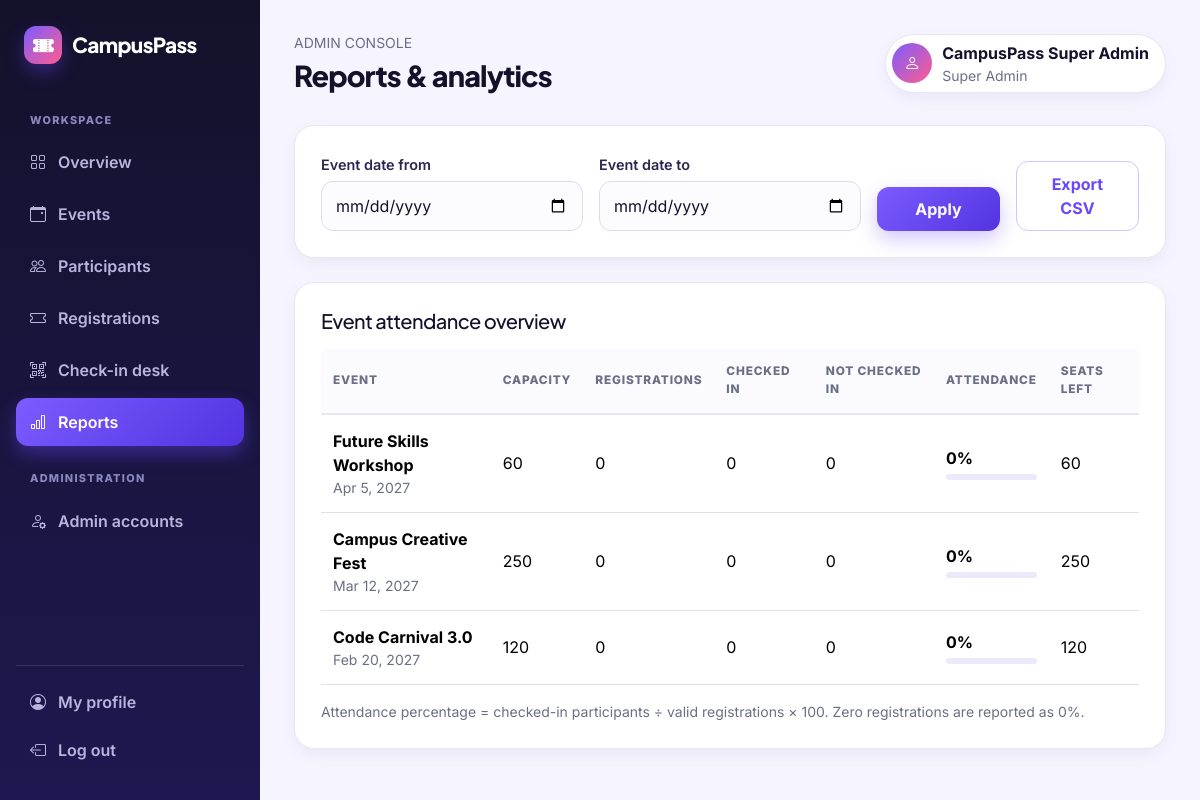
The page /admin/reports.php (signed in) on the database its author committed.
### tables this page shows
CREATE TABLE events (id BIGINT UNSIGNED AUTO_INCREMENT PRIMARY KEY,title VARCHAR(200) NOT NULL,category VARCHAR(80) NOT NULL DEFAULT 'Other',description TEXT NOT NULL,venue VARCHAR(200) NOT NULL,event_date DATE NOT NULL,start_time TIME NOT NULL,end_time TIME NULL,capacity INT UNSIGNED NOT NULL,organiser VARCHAR(160) NULL,rules TEXT NULL,image_url VARCHAR(1000) NULL,status ENUM('draft','published','closed','cancelled') NOT NULL DEFAULT 'draft',registration_start DATETIME NULL,registration_end DATETIME NULL,created_by BIGINT UNSIGNED NULL,created_at TIMESTAMP NOT NULL DEFAULT CURRENT_TIMESTAMP,updated_at TIMESTAMP NULL DEFAULT NULL ON UPDATE CURRENT_TIMESTAMP,INDEX idx_events_date_status(event_date,status),INDEX idx_events_category(category),CONSTRAINT fk_events_admin FOREIGN KEY(created_by) REFERENCES admin_users(id) ON DELETE SET NULL);

### includes/functions.php (called while the page is built, shortened)
<?php
function e($v): string { return htmlspecialchars((string)$v, ENT_QUOTES | ENT_SUBSTITUTE, 'UTF-8'); }

### admin/reports.php (the view)
<?php require_once __DIR__.'/../includes/admin-auth.php';$pageTitle='Reports & analytics';$from=$_GET['from']??'';$to=$_GET['to']??'';if($from!==''&&!v_date($from))$from='';if($to!==''&&!v_date($to))$to='';if($from!==''&&$to!==''&&$from>$to){$t=$from;$from=$to;$to=$t;}$sql="SELECT e.id,e.title,e.event_date,e.capacity,COUNT(DISTINCT CASE WHEN r.status='valid' THEN r.id END) valid_regs,COUNT(DISTINCT c.id) checked FROM events e LEFT JOIN registrations r ON r.event_id=e.id LEFT JOIN checkins c ON c.registration_id=r.id WHERE 1=1";$params=[];if($from){$sql.=' AND e.event_date>=?';$params[]=$from;}if($to){$sql.=' AND e.event_date<=?';$params[]=$to;}$sql.=' GROUP BY e.id ORDER BY e.event_date DESC';$s=$pdo->prepare($sql);$s->execute($params);$rows=$s->fetchAll();if(($_GET['export']??'')==='csv'){header('Content-Type: text/csv; charset=utf-8');header('Content-Disposition: attachment; filename="campuspass-report.csv"');$o=fopen('php://output','w');fputcsv($o,['Event','Date','Capacity','Valid registrations','Checked in','Not checked in','Attendance %','Remaining seats']);foreach($rows as $r){$n=max(0,$r['valid_regs']-$r['checked']);fputcsv($o,[$r['title'],$r['event_date'],$r['capacity'],$r['valid_regs'],$r['checked'],$n,$r['valid_regs']?round($r['checked']/$r['valid_regs']*100,2):0,max(0,$r['capacity']-$r['valid_regs'])]);}fclose($o);exit;} $pageTitle='Reports & analytics';require __DIR__.'/../includes/admin-layout.php'; ?><div class="panel mb-4"><form class="row g-3 align-items-end" data-validate novalidate data-no-lock><div class="col-md-4"><label class="form-label">Event date from</label><input class="form-control" id="from" type="date" name="from" value="<?=e($from)?>"></div><div class="col-md-4"><label class="form-label">Event date to</label><input class="form-control" id="to" type="date" name="to" data-after-or-equal="#from" data-msg-after="End date must be on or after the start date." value="<?=e($to)?>"></div><div class="col-md-2 d-grid"><button class="btn btn-primary">Apply</button></div><div class="col-md-2 d-grid"><a class="btn btn-outline-primary" href="?<?=http_build_query(['from'=>$from,'to'=>$to,'export'=>'csv'])?>">Export CSV</a></div></form></div><div class="panel"><h2 class="h5 mb-3">Event attendance overview</h2><div class="table-responsive"><table class="table"><thead><tr><th>Event</th><th>Capacity</th><th>Registrations</th><th>Checked in</th><th>Not checked in</th><th>Attendance</th><th>Seats left</th></tr></thead><tbody><?php foreach($rows as $r):$pct=$r['valid_regs']?round($r['checked']/$r['valid_regs']*100,1):0; ?><tr><td><strong><?=e($r['title'])?></strong><div class="small muted"><?=e(date('M j, Y',strtotime($r['event_date'])))?></div></td><td><?=number_format($r['capacity'])?></td><td><?=number_format($r['valid_regs'])?></td><td><?=number_format($r['checked'])?></td><td><?=number_format(max(0,$r['valid_regs']-$r['checked']))?></td><td><strong><?=$pct?>%</strong><div class="progress mt-1" style="height:6px"><div class="progress-bar" style="width:<?=$pct?>%"></div></div></td><td><?=number_format(max(0,$r['capacity']-$r['valid_regs']))?></td></tr><?php endforeach; ?><?php if(!$rows): ?><tr><td colspan="7" class="text-center muted">No events found for this date range.</td></tr><?php endif; ?></tbody></table></div><p class="small muted mb-0">Attendance percentage = checked-in participants ÷ valid registrations × 100. Zero registrations are reported as 0%.</p></div><?php require __DIR__.'/../includes/admin-footer.php'; ?>

### assets/css/style.css (style rules this page uses)
:root { --primary:#6c47ff; --primary-dark:#5233e0; --primary-soft:#efeaff; --ink:#14112b; --ink-2:#2b2750; --muted:#6b6f85; --bg:#f6f5ff; --line:#e8e6f5; --white:#fff; --accent:#ffb020; --pink:#ff5d8f; --mint:#12b886; --danger:#e5484d; --shadow:0 18px 40px rgba(40,25,110,.10); --shadow-sm:0 6px 18px rgba(40,25,110,.06); --radius:20px; --bs-primary:#6c47ff; --bs-primary-rgb:108,71,255; --bs-link-color:#6c47ff; --bs-link-hover-color:#5233e0; --bs-body-font-family:'Inter',system-ui,sans-serif; --bs-body-color:#14112b; }
* { box-sizing:border-box }
html { scroll-behavior:smooth }
body { font-family:'Inter',system-ui,sans-serif;color:var(--ink);background:#fff;-webkit-font-smoothing:antialiased }
h1,h2,h3,h4,h5,.brand { font-family:'Plus Jakarta Sans','Inter',sans-serif;font-weight:800;letter-spacing:-.03em }
a { text-decoration:none }
.muted { color:var(--muted) }
.btn { border-radius:12px;padding:10px 18px;font-weight:700;transition:transform .15s,box-shadow .15s,background .15s }
.btn-primary { --bs-btn-bg:var(--primary);--bs-btn-border-color:var(--primary);--bs-btn-hover-bg:var(--primary-dark);--bs-btn-hover-border-color:var(--primary-dark);--bs-btn-active-bg:var(--primary-dark);--bs-btn-active-border-color:var(--primary-dark);--bs-btn-focus-shadow-rgb:108,71,255;--bs-btn-disabled-bg:#a995ff;--bs-btn-disabled-border-color:#a995ff;background-image:linear-gradient(135deg,#7c5cff,#5233e0);border:0;box-shadow:0 8px 20px rgba(108,71,255,.30) }
.btn-outline-primary { --bs-btn-color:var(--primary);--bs-btn-border-color:#cfc4ff;--bs-btn-hover-bg:var(--primary);--bs-btn-hover-border-color:var(--primary);--bs-btn-active-bg:var(--primary-dark);--bs-btn-focus-shadow-rgb:108,71,255 }
.event-card,.panel,.stat-card { border:1px solid var(--line);border-radius:var(--radius);background:#fff;box-shadow:var(--shadow-sm);overflow:hidden }
.panel { padding:26px }
.progress { height:8px;border-radius:99px;background:#ece9fb }
.form-label { font-weight:600;font-size:.9rem;color:var(--ink-2);margin-bottom:6px }
.form-control,.form-select { border-radius:12px;border:1.5px solid #dcd9ee;padding:12px 14px;background-color:#fcfcff;transition:border-color .15s,box-shadow .15s,background .15s }
.form-control::placeholder { color:#a5a8bc }
.table { --bs-table-bg:transparent }
.table>:not(caption)>*>* { padding:14px 12px;vertical-align:middle }
.table thead th { font-size:.74rem;text-transform:uppercase;letter-spacing:.07em;color:var(--muted);font-weight:800;border-bottom:2px solid var(--line);background:#fbfaff }
.table tbody tr { transition:background .15s }
.admin-body { background:var(--bg);min-height:100vh }

### rows shown on the page
events: title "Future Skills Workshop", event_date "Apr 5, 2027", capacity "60", valid_regs "0", checked "0", max(0,$r['valid_regs']-$r['checked']) "0", pct "0", max(0,$r['capacity']-$r['valid_regs']) "60"
events: title "Campus Creative Fest", event_date "Mar 12, 2027", capacity "250", valid_regs "0", checked "0", max(0,$r['valid_regs']-$r['checked']) "0", pct "0", max(0,$r['capacity']-$r['valid_regs']) "250"
events: title "Code Carnival 3.0", event_date "Feb 20, 2027", capacity "120", valid_regs "0", checked "0", max(0,$r['valid_regs']-$r['checked']) "0", pct "0", max(0,$r['capacity']-$r['valid_regs']) "120"

### other values the page prints
$pageTitle "Reports & analytics"
$_SESSION['admin_name'] "CampusPass Super Admin"
str_replace('_',' ',ucfirst($_SESSION['admin_role']??'admin')) "Super Admin"
